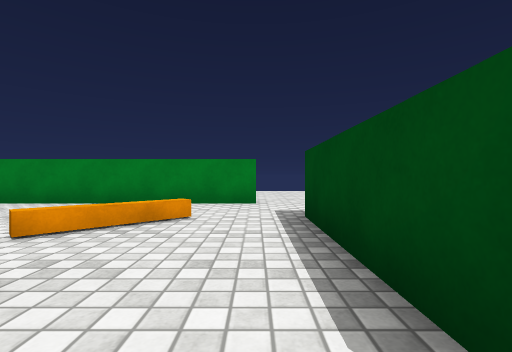
[1] (above)

13 first-person views from a walk through a 3-D level made in the Unity game engine. The camera is 0.62 m above the floor, looks level and sees 85° across. Doors are open. The floor is counted in squares, 1 m on a side. Each view is taken from the middle of a square. On the plan, view 1 faces up. The plan holds only what a view shows up to about 9 squares ahead; the rest is blank. Surface patterns are stand-ins for the level's own textures.

[2]
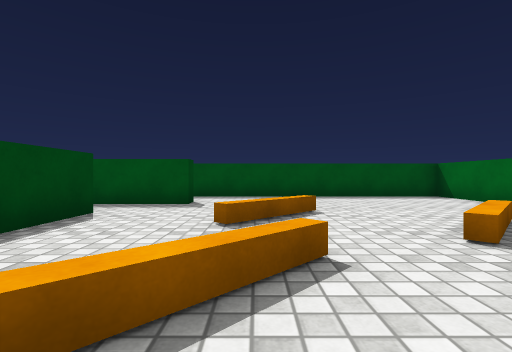

[3]
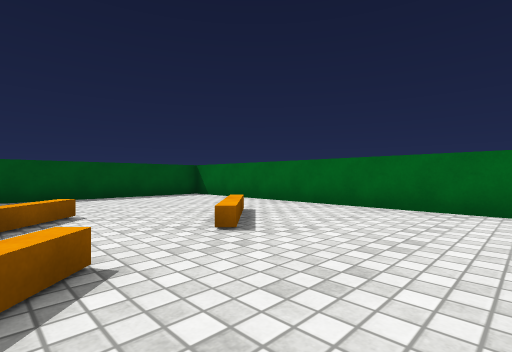

[4]
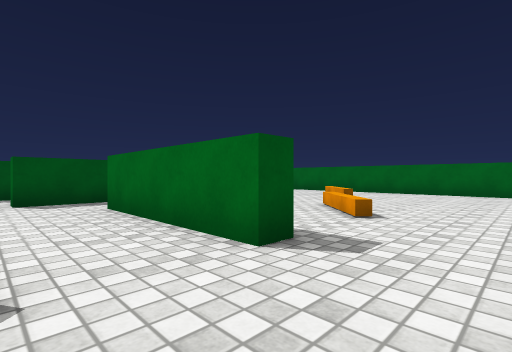

[5]
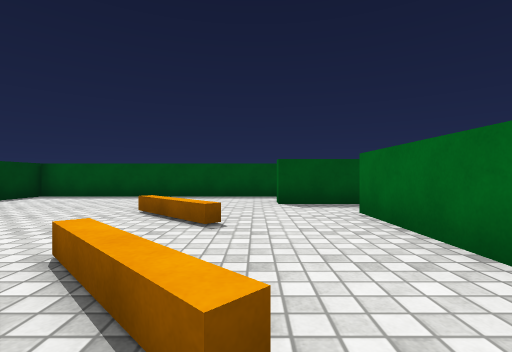

[6]
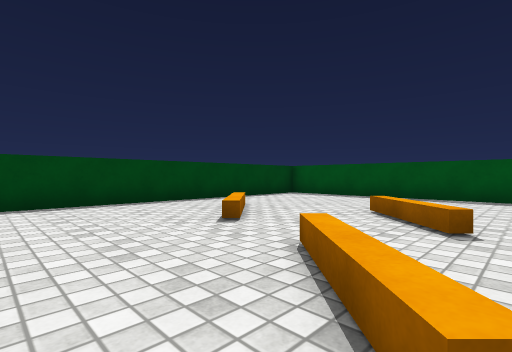

[7]
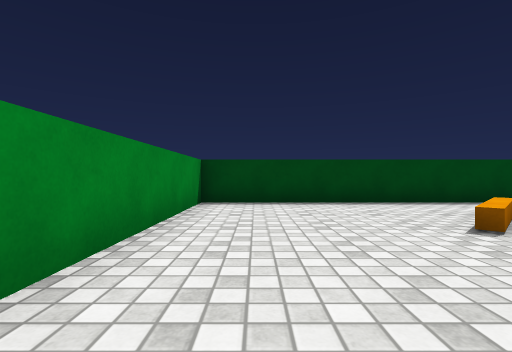

[8]
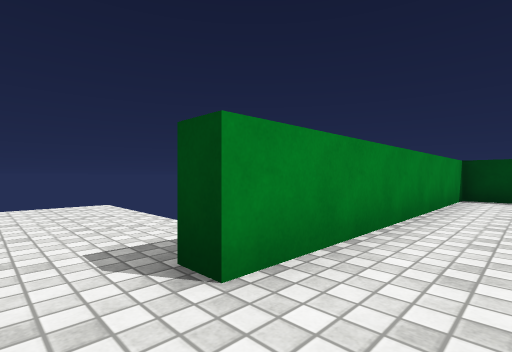

[9]
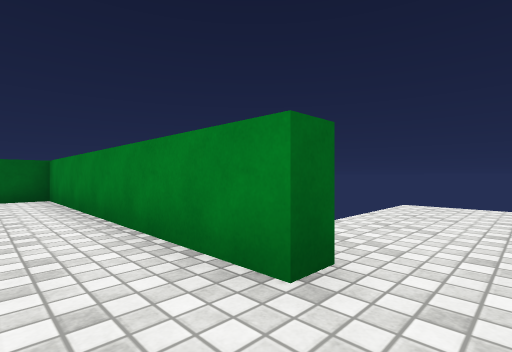

[10]
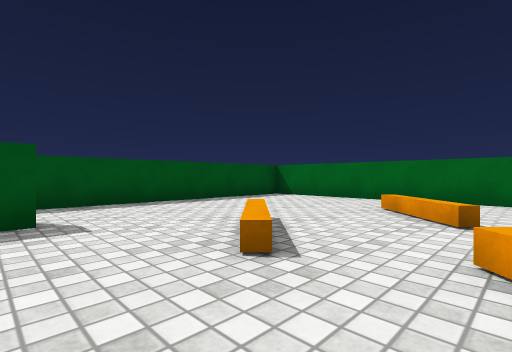

[11]
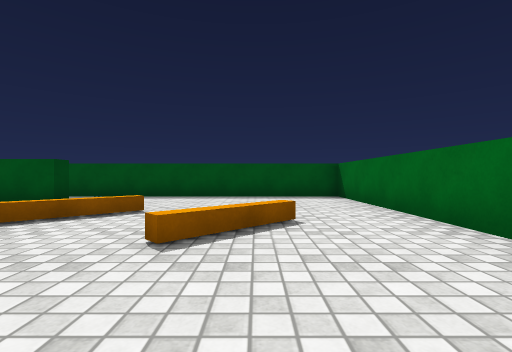

[12]
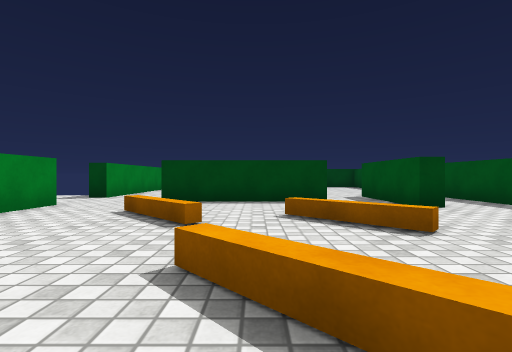

[13]
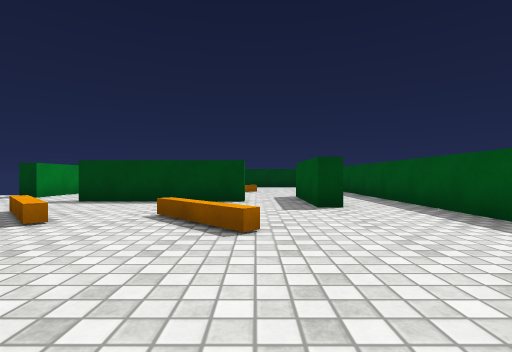

### Floor plan
Points are (right, up) in squares from view 1. A wall is a line through its corners. A room is listed if a view was taken in it or the views show most of it. See-through windows are left out.
Room 1 (views 1, 8, 9, 10, 13)
walls: (-0.5, -1.8) (-0.5, -1.2) (1.5, -1.2); (0.8, 0.2) (0.8, 4.3) (1.2, 4.3); (-7.5, -0.6) (-7.5, -3.5) (2.5, -3.5); (0, 6.9) (0, 6.3)
low walls: (-3.1, 0.1) (-1.6, 1.6); (-3.9, 2.5) (-5.4, 1); (-0.9, 4.1) (-2.5, 2.6)
ways out: opening at (-5.3, 1) to room 2; opening at (-1.5, 5.5) to room 2; opening at (1, 0) to room 4; opening at (1, 5) to room 4; opening at (2, -2.5) to room 4; open door at (1.2, 6.6)
Room 2 (views 2, 3, 11, 12)
walls: (0, 6.3) (-7.5, 6.3) (-7.5, -0.6)
low walls: (-2.5, 2.9) (-1.1, 4.3); (-5.6, 1.1) (-4, 2.6)
ways out: opening at (-5.3, 1) to room 1; opening at (-1.5, 5.5) to room 1
Room 3 (views 4, 5, 6, 7)
walls: (9.5, -0.6) (9.5, 6.3) (2, 6.3)
low walls: (3.1, 4.3) (4.6, 2.8)
ways out: opening at (3.5, 5) to room 4; opening at (7.3, 0.7) to room 4
Room 4 (no view inside)
walls: (1.5, -1.2) (2.5, -1.2); (2.5, -3.5) (9.5, -3.5) (9.5, -0.6); (1.2, 4.3) (1.2, 0.2)
low walls: (3.6, 1.5) (5, 0.1); (6.8, 1.5) (5.9, 2.4)
ways out: opening at (1, 0) to room 1; opening at (1, 5) to room 1; opening at (2, -2.5) to room 1; opening at (3.5, 5) to room 3; opening at (7.3, 0.7) to room 3

Where each view was taken, in squares from view 1:
view 1: 0 up, 0 right, facing up
view 2: 5 up, 2 left, facing down
view 3: 5 up, 2 left, facing down-left
view 4: 6 up, 3 right, facing down-left
view 5: 5 up, 3 right, facing down
view 6: 5 up, 3 right, facing down-right
view 7: 5 up, 3 right, facing right
view 8: 5 up, 1 right, facing up-right
view 9: 5 up, 1 right, facing up-left
view 10: 3 up, 0 right, facing down-left
view 11: 5 up, 5 left, facing down
view 12: 2 up, 6 left, facing right
view 13: 0 up, 6 left, facing right
